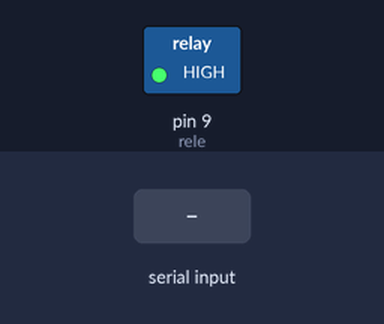
Bench run of a sketch on a simulated Arduino Uno, built with avr-gcc and run on an emulated ATmega328P. Shown: switched loads named in the sketch (green lamp = pin HIGH). The inputs (shaded band) are chosen by the test bench.

Above: at 1.2 s.
1.3 s: "a" received over Serial
At 2.2 s:
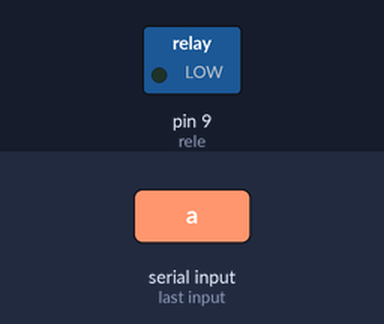
2.8 s: "b" received over Serial
At 3.4 s:
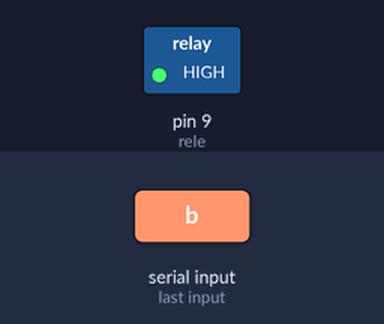
Timing chart, 0 to 5.8 s (numbered marks = the images above; inputs shaded):
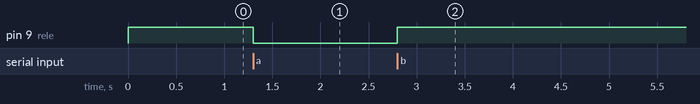

The sketch:

Control_de_foco.ino
```cpp
int estado = 0;
int rele = 9;

void setup() {
Serial.begin(9600);
pinMode(rele,OUTPUT);
digitalWrite(rele,HIGH);//apagar el foco
}

void loop() {

 if(Serial.available() > 0){
  estado = Serial.read();
 }

 if(estado == 'a'){
  digitalWrite(rele,LOW);
 }

 if(estado == 'b'){
  digitalWrite(rele,HIGH);
 }

}
```

Measured:
- after the input at 1.3 s, pin 9 (rele): HIGH → LOW at once
- after the input at 2.8 s, pin 9 (rele): LOW → HIGH at once
